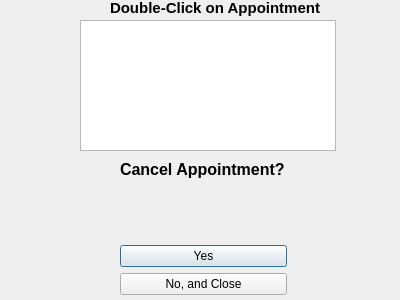
<?xml version="1.0" encoding="UTF-8"?>
<ui version="4.0">
 <class>cancelAppointment</class>
 <widget class="QDialog" name="cancelAppointment">
  <property name="geometry">
   <rect>
    <x>0</x>
    <y>0</y>
    <width>400</width>
    <height>300</height>
   </rect>
  </property>
  <property name="windowTitle">
   <string>Dialog</string>
  </property>
  <widget class="QTableView" name="AppointmentView">
   <property name="geometry">
    <rect>
     <x>80</x>
     <y>20</y>
     <width>256</width>
     <height>131</height>
    </rect>
   </property>
   <property name="editTriggers">
    <set>QAbstractItemView::AllEditTriggers</set>
   </property>
  </widget>
  <widget class="QLabel" name="label_2">
   <property name="geometry">
    <rect>
     <x>110</x>
     <y>0</y>
     <width>221</width>
     <height>16</height>
    </rect>
   </property>
   <property name="font">
    <font>
     <pointsize>11</pointsize>
     <weight>75</weight>
     <bold>true</bold>
    </font>
   </property>
   <property name="text">
    <string>Double-Click on Appointment</string>
   </property>
  </widget>
  <widget class="QWidget" name="">
   <property name="geometry">
    <rect>
     <x>120</x>
     <y>160</y>
     <width>167</width>
     <height>135</height>
    </rect>
   </property>
   <layout class="QVBoxLayout" name="verticalLayout">
    <item>
     <widget class="QLabel" name="label">
      <property name="font">
       <font>
        <pointsize>12</pointsize>
        <weight>75</weight>
        <bold>true</bold>
       </font>
      </property>
      <property name="text">
       <string>Cancel Appointment?</string>
      </property>
     </widget>
    </item>
    <item>
     <widget class="QLabel" name="username">
      <property name="text">
       <string/>
      </property>
     </widget>
    </item>
    <item>
     <widget class="QLabel" name="contact">
      <property name="text">
       <string/>
      </property>
     </widget>
    </item>
    <item>
     <widget class="QLabel" name="date">
      <property name="text">
       <string/>
      </property>
     </widget>
    </item>
    <item>
     <widget class="QPushButton" name="pushButton">
      <property name="text">
       <string>Yes</string>
      </property>
     </widget>
    </item>
    <item>
     <widget class="QPushButton" name="pushButton_2">
      <property name="text">
       <string>No, and Close</string>
      </property>
     </widget>
    </item>
   </layout>
  </widget>
 </widget>
 <resources/>
 <connections/>
</ui>
